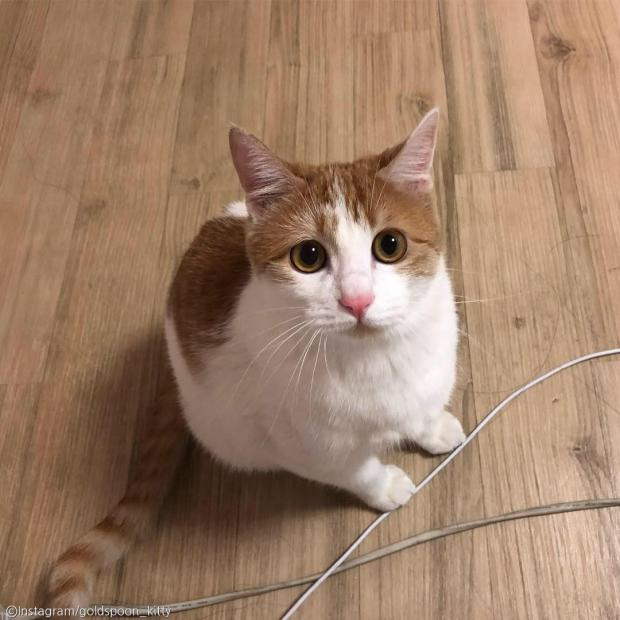
#> input picture OpenCV/sample.jpg, 620 x 620 px, given in place of fish.mp4, which was not available
$ python 6_fishvideo_extract_diff.py
#> lines starting #> are read from the running program, lines starting #| are printed output that depends on the picture; after the words box and inside, x2 and y2 are one past the last pixel; in counts of white or black regions, pixels touching at a corner belong together; pictures that were not available may be replaced by others from this repository, and a replacement may not be noted
import cv2, os

img_last = None # 이전 프레임을 저장할 변수
no = 0 # 이미지 장 수
save_dir = "./exfish3" # 저장 디렉터리 이름
if not os.path.exists(save_dir):
    os.mkdir(save_dir) # 디렉터리 만들기

# 동영상 파일로부터 입력받기 --- (*1)
cap = cv2.VideoCapture("./fish.mp4")
while True:
    # 이미지 추출하기
    is_ok, frame = cap.read()
#> frame is the input picture: shape (620, 620, 3); mean B, G, R 103.8, 126.9, 157.8
    if not is_ok: break
    frame = cv2.resize(frame, (640, 360))
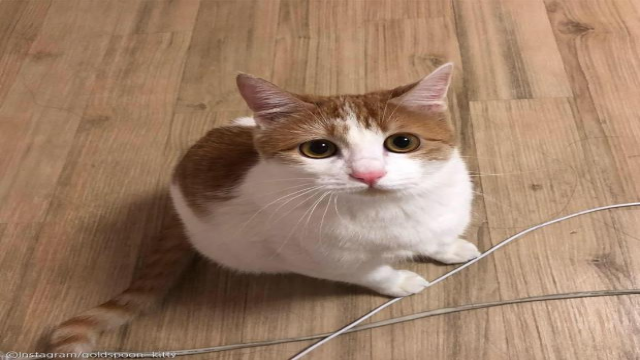
#> frame: shape (360, 640, 3); mean B, G, R 103.7, 126.8, 157.7
    # 흑백 이미지로 변환하기 --- (*2)
    gray = cv2.cvtColor(frame, cv2.COLOR_BGR2GRAY)
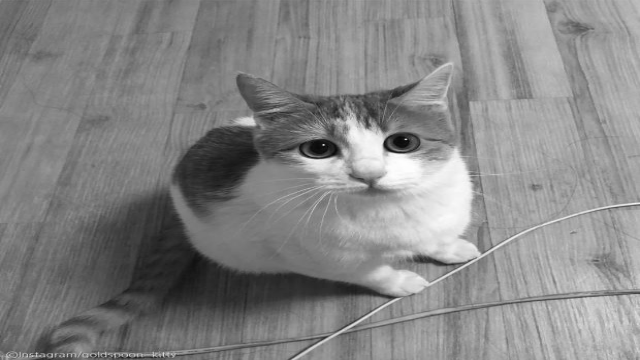
#> gray: shape (360, 640); min 7, max 255, mean 133.4
    gray = cv2.GaussianBlur(gray, (15, 15), 0)
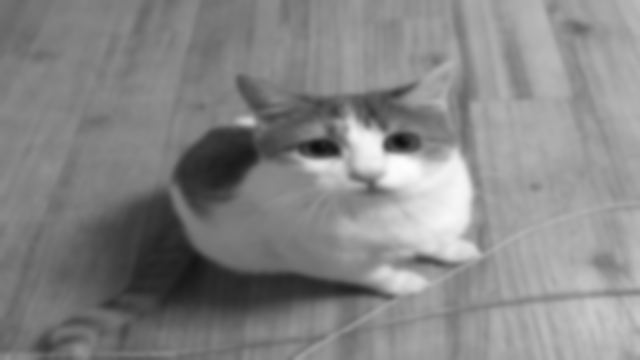
#> gray: shape (360, 640); min 15, max 253, mean 133.4
    img_b = cv2.threshold(gray, 127, 255, cv2.THRESH_BINARY)[1]
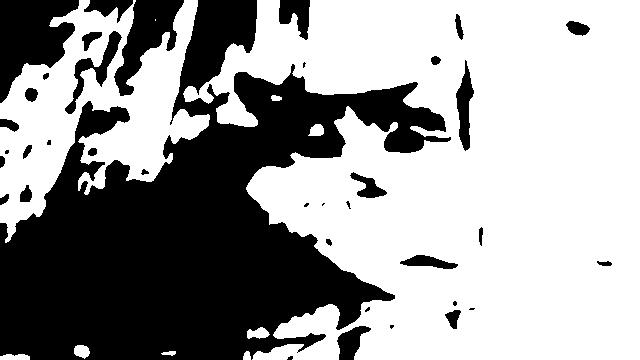
#> img_b: shape (360, 640); 61.1% white; 38 black regions (11 under 20 px), largest, box (x1, y1, x2, y2) and area: (0, 0, 451, 360) 75406, (0, 0, 79, 103) 4833, (114, 0, 184, 96) 2926
    # 차이 확인하기
    if not img_last is None:
        frame_diff = cv2.absdiff(img_last, img_b) # --- (*3)
        cnts = cv2.findContours(frame_diff, cv2.RETR_EXTERNAL, cv2.CHAIN_APPROX_SIMPLE)[0]
        # 차이가 있는 부분을 파일로 출력하기 --- (*4)
        for pt in cnts:
            x, y, w, h = cv2.boundingRect(pt)
            if w < 100 or w > 500: continue # 노이즈 제거하기
            # 추출한 영역 저장하기
            imgex = frame[y:y+h, x:x+w]
            outfile = save_dir + "/" + str(no) + ".jpg"
            cv2.imwrite(outfile, imgex)
            no += 1
    img_last = img_b
cap.release()
print("ok")

# 오류
# OpenCV 3 changed cv2.findContours(...) to return image, contours, hierarchy,
# while OpenCV 2's cv2.findContours(...) and OpenCV 4's cv2.findContours(...) return contours, hierarchy.
